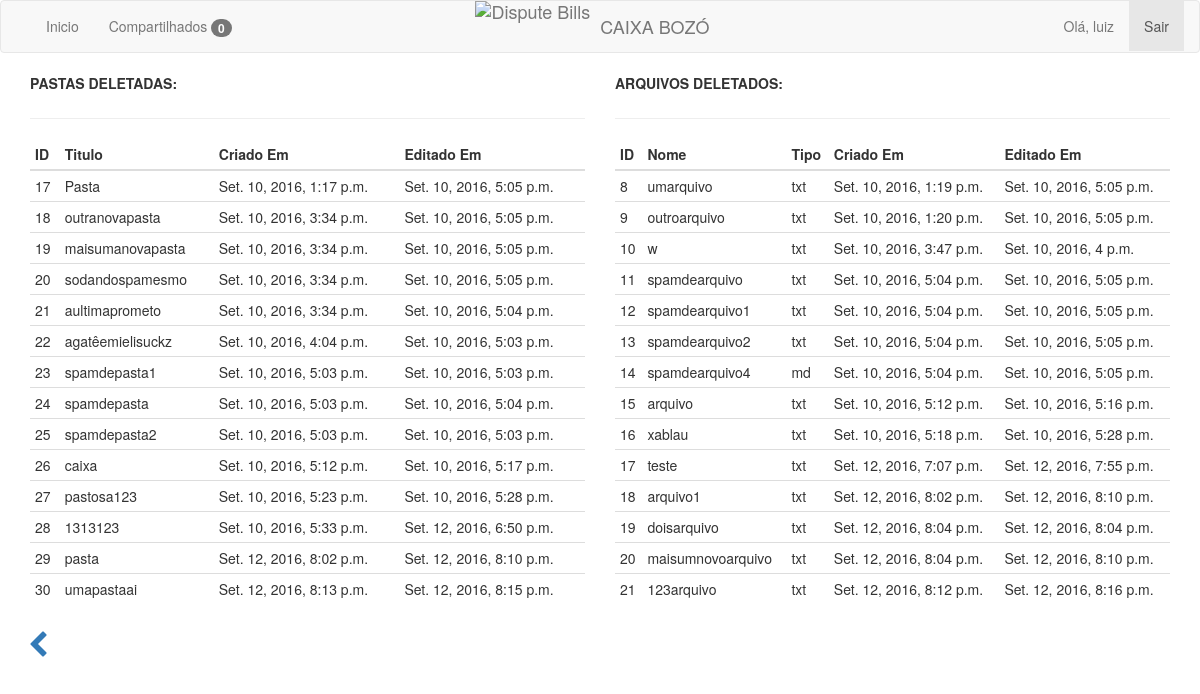
The page /lixeira (signed in) on the database its author committed.
### app/models.py (models this page shows, shortened)
class Usuario(models.Model):
    nome = models.CharField(max_length=100)
    email = models.EmailField()
    senha = models.CharField(max_length=20)
    pastas = models.ManyToManyField(Pasta, blank=True)
    arquivos = models.ManyToManyField(Arquivo, blank=True)
    criado_em = models.DateTimeField(auto_now_add=True)
    editado_em = models.DateTimeField(auto_now=True)

class Pasta(models.Model):
    titulo = models.CharField(max_length=100)
    desc = models.CharField(max_length=100, blank=True, null=True)
    status = models.BooleanField(default=True)
    criado_em = models.DateTimeField(auto_now_add=True)
    editado_em = models.DateTimeField(auto_now=True)

class Arquivo(models.Model):
    nome = models.CharField(max_length=100)
    arquivo = models.FileField()
    pasta = models.ForeignKey(Pasta, blank=True, null=True)
    tipo = models.CharField(max_length=50, choices=TIPOS)
    status = models.BooleanField(default=True)
    criado_em = models.DateTimeField(auto_now_add=True)
    editado_em = models.DateTimeField(auto_now=True)

### app/views.py (the view)
# urls.py: url(r'^lixeira', views.lixeira, name='lixeira'),
def lixeira(request):
    usuario = Usuario.objects.get(email=request.session['email'])
    compartilhados = Compartilhado.objects.filter(usuario=usuario, status=False)
    return render_to_response('lixeira.html', {'usuario': usuario,
                                               'usuarios': Usuario.objects.all(),
                                               'compartilhados': compartilhados},
                              context_instance=RequestContext(request))

### app/templates/lixeira.html (shortened to what this page needs)
{% extends "base.html" %}
{% block content %}
<div class="row">
      <div class='col-md-6'>
        <label>PASTAS DELETADAS:</label>
        <br/><hr/>
        <table id='table' class='table table-condensed'>
          <thead>
            <tr>
              <th>ID</th>
              <th>Titulo</th>
              <th>Criado Em</th>
              <th>Editado Em</th>
            </tr>
          </thead>
          <tbody>
            {% for pasta in usuario.pastas.all %}
              {% if pasta.status == False %}
              <tr>
                <td>{{ pasta.id }}</td>
                <td>{{ pasta.titulo }}</td>
                <td>{{ pasta.criado_em }}</td>
                <td>{{ pasta.editado_em }}</td>
              </tr>
              {% endif %}
            {% endfor %}
          </tbody>
        </table>
      </div>
    	<div class='col-md-6'>
    	  <label>ARQUIVOS DELETADOS:</label>
    	  <br/><hr/>
    	    <table id="table2" class="table table-condensed">
                <thead>
                    <tr>
                        <th>ID</th>
                        <th>Nome</th>
                        <th>Tipo</th>
                        <th>Criado Em</th>
                        <th>Editado Em</th>
                    </tr>
                </thead>
                <tbody>
                    {% for arquivo in usuario.arquivos.all %}
                      {% if arquivo.status == False %}
                        <tr>
                            <td>{{ arquivo.id }}</td>
                            <td>{{ arquivo.nome }}</td>
                            <td>{{ arquivo.tipo }}</td>
                            <td>{{ arquivo.criado_em }}</td>
                            <td>{{ arquivo.editado_em }}</td>
                        </tr>
                        {% endif %}
                    {% endfor %}
                </tbody>
                </table>
    	</div>
        <a class='btn' href='/'><span class='fa fa-2x fa-chevron-left'></span></a>
	</div>
{% endblock %}

### app/templates/menu.html (shortened to what this page needs)
<nav class="navbar navbar-default">
    <div class="container-fluid">
        <div class="brand-centered">
            <a class="navbar-brand" href="/"><img style="margin-right: 10px; padding: 0;"
                                                  src="http://res.cloudinary.com/disputebills/image/upload/v1462474206/blue-mark_cnzgry.png"
                                                  alt="Dispute Bills">CAIXA BOZÓ
            </a>
        </div>
        <div id="navbar9" class="navbar-collapse collapse">
            <ul class="nav navbar-nav navbar-left">
                <li id="inicio"><a href="/">Inicio</a></li>
                <li id="notificacoes"><a href="/notificacoes">Compartilhados <span class="badge">{{ compartilhados|length }}</span></a>
                </li>
            </ul>
            <ul class="nav navbar-nav navbar-right">
                <li><a href="#">Olá, {{ usuario.nome }}</a> </li>
                <li class="active"><a href="/logout">Sair</a></li>
            </ul>
        </div>
    </div>
</nav>

### app/templates/base.html (style rules this page uses)
.navbar-brand { padding: 0px; }
.navbar-brand > img { height: 100%; padding: 15px; width: auto; }
.brand-centered { display: flex; justify-content: center; position: absolute; width: 100%; left: 0; top: 0; }
.brand-centered .navbar-brand { display: flex; align-items: center; }

### rows shown on the page
Usuario: nome "luiz"
Pasta: id "17", titulo "Pasta", criado_em "Set. 10, 2016, 1:17 p.m.", editado_em "Set. 10, 2016, 5:05 p.m."
Pasta: id "18", titulo "outranovapasta", criado_em "Set. 10, 2016, 3:34 p.m.", editado_em "Set. 10, 2016, 5:05 p.m."
Pasta: id "19", titulo "maisumanovapasta", criado_em "Set. 10, 2016, 3:34 p.m.", editado_em "Set. 10, 2016, 5:05 p.m."
Pasta: id "20", titulo "sodandospamesmo", criado_em "Set. 10, 2016, 3:34 p.m.", editado_em "Set. 10, 2016, 5:05 p.m."
Pasta: id "21", titulo "aultimaprometo", criado_em "Set. 10, 2016, 3:34 p.m.", editado_em "Set. 10, 2016, 5:04 p.m."
Pasta: id "22", titulo "agatêemielisuckz", criado_em "Set. 10, 2016, 4:04 p.m.", editado_em "Set. 10, 2016, 5:03 p.m."
Pasta: id "23", titulo "spamdepasta1", criado_em "Set. 10, 2016, 5:03 p.m.", editado_em "Set. 10, 2016, 5:03 p.m."
Pasta: id "24", titulo "spamdepasta", criado_em "Set. 10, 2016, 5:03 p.m.", editado_em "Set. 10, 2016, 5:04 p.m."
Pasta: id "25", titulo "spamdepasta2", criado_em "Set. 10, 2016, 5:03 p.m.", editado_em "Set. 10, 2016, 5:03 p.m."
Pasta: id "26", titulo "caixa", criado_em "Set. 10, 2016, 5:12 p.m.", editado_em "Set. 10, 2016, 5:17 p.m."
Pasta: id "27", titulo "pastosa123", criado_em "Set. 10, 2016, 5:23 p.m.", editado_em "Set. 10, 2016, 5:28 p.m."
Pasta: id "28", titulo "1313123", criado_em "Set. 10, 2016, 5:33 p.m.", editado_em "Set. 12, 2016, 6:50 p.m."
Pasta: id "29", titulo "pasta", criado_em "Set. 12, 2016, 8:02 p.m.", editado_em "Set. 12, 2016, 8:10 p.m."
Pasta: id "30", titulo "umapastaai", criado_em "Set. 12, 2016, 8:13 p.m.", editado_em "Set. 12, 2016, 8:15 p.m."
Arquivo: id "8", nome "umarquivo", tipo "txt", criado_em "Set. 10, 2016, 1:19 p.m.", editado_em "Set. 10, 2016, 5:05 p.m."
Arquivo: id "9", nome "outroarquivo", tipo "txt", criado_em "Set. 10, 2016, 1:20 p.m.", editado_em "Set. 10, 2016, 5:05 p.m."
Arquivo: id "10", nome "w", tipo "txt", criado_em "Set. 10, 2016, 3:47 p.m.", editado_em "Set. 10, 2016, 4 p.m."
Arquivo: id "11", nome "spamdearquivo", tipo "txt", criado_em "Set. 10, 2016, 5:04 p.m.", editado_em "Set. 10, 2016, 5:05 p.m."
Arquivo: id "12", nome "spamdearquivo1", tipo "txt", criado_em "Set. 10, 2016, 5:04 p.m.", editado_em "Set. 10, 2016, 5:05 p.m."
Arquivo: id "13", nome "spamdearquivo2", tipo "txt", criado_em "Set. 10, 2016, 5:04 p.m.", editado_em "Set. 10, 2016, 5:05 p.m."
Arquivo: id "14", nome "spamdearquivo4", tipo "md", criado_em "Set. 10, 2016, 5:04 p.m.", editado_em "Set. 10, 2016, 5:05 p.m."
Arquivo: id "15", nome "arquivo", tipo "txt", criado_em "Set. 10, 2016, 5:12 p.m.", editado_em "Set. 10, 2016, 5:16 p.m."
Arquivo: id "16", nome "xablau", tipo "txt", criado_em "Set. 10, 2016, 5:18 p.m.", editado_em "Set. 10, 2016, 5:28 p.m."
Arquivo: id "17", nome "teste", tipo "txt", criado_em "Set. 12, 2016, 7:07 p.m.", editado_em "Set. 12, 2016, 7:55 p.m."
Arquivo: id "18", nome "arquivo1", tipo "txt", criado_em "Set. 12, 2016, 8:02 p.m.", editado_em "Set. 12, 2016, 8:10 p.m."
Arquivo: id "19", nome "doisarquivo", tipo "txt", criado_em "Set. 12, 2016, 8:04 p.m.", editado_em "Set. 12, 2016, 8:04 p.m."
Arquivo: id "20", nome "maisumnovoarquivo", tipo "txt", criado_em "Set. 12, 2016, 8:04 p.m.", editado_em "Set. 12, 2016, 8:10 p.m."
Arquivo: id "21", nome "123arquivo", tipo "txt", criado_em "Set. 12, 2016, 8:12 p.m.", editado_em "Set. 12, 2016, 8:16 p.m."

### other values the page prints
{{ compartilhados|length }} "0"
